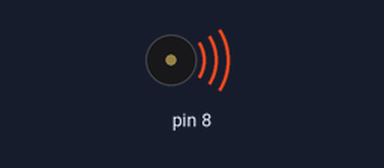
A sketch run on a simulated Arduino Uno, built with avr-gcc and run on an emulated ATmega328P. Shown: buzzer (waves = sounding).

Above: at 0.15 s.
Timing chart, 0 to 9.4 s (numbered marks = the images above):
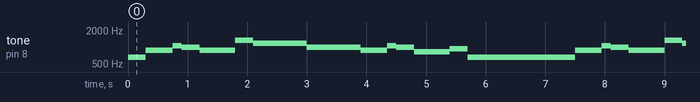

Measured:
- by itself, tone on pin 8: repeats every 7.2 s: 880 Hz 0.45 s, 1047 Hz 0.15 s, 988 Hz 0.30 s, 880 Hz 0.60 s, 1319 Hz 0.30 s, 1175 Hz 0.90 s, 988 Hz 0.90 s, 880 Hz 0.45 s, 1047 Hz 0.15 s, 988 Hz 0.30 s, 831 Hz 0.60 s, 933 Hz 0.30 s, 660 Hz 1.8 s

The sketch:

Hedwig_s_Theme.ino
```cpp
void setup() {
  // put your setup code here, to run once:

}

void loop() {
  // put your main code here, to run repeatedly:
  tone(8, 660, 300);
  delay(300);
  tone(8, 880, 450);
  delay(450);
  tone(8, 1047, 150);
  delay(150);
  tone(8, 988, 300);
  delay(300);
  tone(8, 880, 600);
  delay(600);
  tone(8, 1319, 300);
  delay(300);
  tone(8, 1175, 900);
  delay(900);
  tone(8, 988, 900);
  delay(900);
  tone(8, 880, 450);
  delay(450);
  tone(8, 1047, 150);
  delay(150);
  tone(8, 988, 300);
  delay(300);
  tone(8, 831, 600);
  delay(600);
  tone(8, 933, 300);
  delay(300);
  tone(8, 660, 1500);
  delay(1500);
}
```
